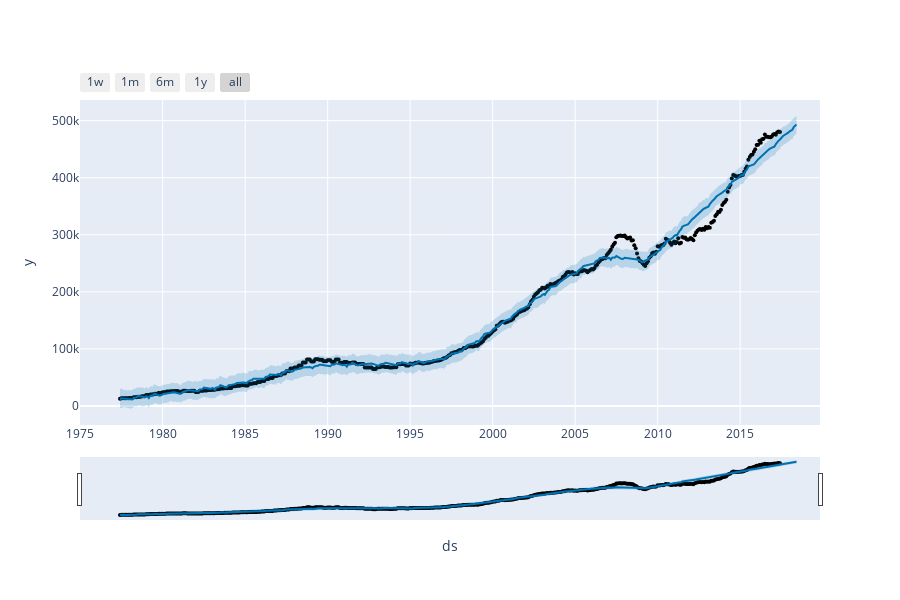

The notebook cell saved with this chart:
### Code cell
plot_plotly(m ,forecast)

### Figure 1 — Plotly figure (JSON) as saved in the notebook; plotly's stock layout.template omitted (floating-point values rounded to 4 significant figures; data arrays with more than 128 entries replaced by an {"elided": "..."} marker saying what was removed)
{"data": [{"marker": {"color": "black", "size": 4}, "mode": "markers", "name": "Actual", "type": "scatter", "x": {"elided": "481 str values"}, "y": {"elided": "481 int values"}}, {"hoverinfo": "skip", "line": {"width": 0}, "mode": "lines", "type": "scatter", "x": {"elided": "493 str values"}, "y": {"elided": "493 float values"}}, {"fill": "tonexty", "fillcolor": "rgba(0, 114, 178, 0.2)", "line": {"color": "#0072B2", "width": 2}, "mode": "lines", "name": "Predicted", "type": "scatter", "x": {"elided": "493 str values"}, "y": {"elided": "493 float values"}}, {"fill": "tonexty", "fillcolor": "rgba(0, 114, 178, 0.2)", "hoverinfo": "skip", "line": {"width": 0}, "mode": "lines", "type": "scatter", "x": {"elided": "493 str values"}, "y": {"elided": "493 float values"}}], "layout": {"height": 600, "showlegend": false, "width": 900, "xaxis": {"rangeselector": {"buttons": [{"count": 7, "label": "1w", "step": "day", "stepmode": "backward"}, {"count": 1, "label": "1m", "step": "month", "stepmode": "backward"}, {"count": 6, "label": "6m", "step": "month", "stepmode": "backward"}, {"count": 1, "label": "1y", "step": "year", "stepmode": "backward"}, {"step": "all"}]}, "rangeslider": {"visible": true}, "title": {"text": "ds"}, "type": "date"}, "yaxis": {"title": {"text": "y"}}}}
